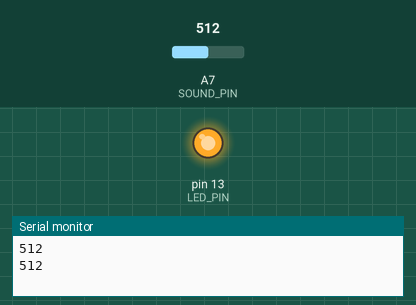
The sketch below on a simulated Arduino Nano, built with avr-gcc and run on an emulated ATmega328P. Shown: output pins drawn as LEDs (lit = HIGH), the last lines printed to the serial monitor. Inputs (shaded band) come from the test bench; at power-on: A7 (SOUND_PIN) = 512.

Above: at 1.8 s.
1.9 s: A7 (SOUND_PIN) set to 7
3.4 s: A7 (SOUND_PIN) set to 4
At 4.6 s:
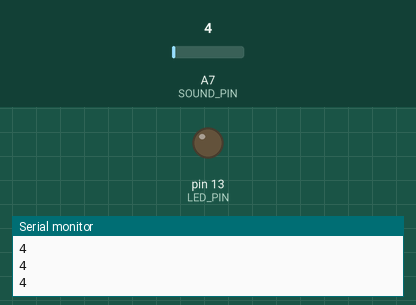
5.5 s: A7 (SOUND_PIN) set to 122
At 5.9 s:
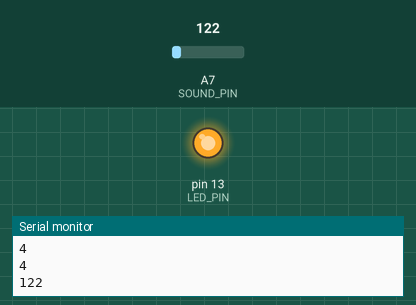
7.0 s: A7 (SOUND_PIN) set to 0
At 8.6 s:
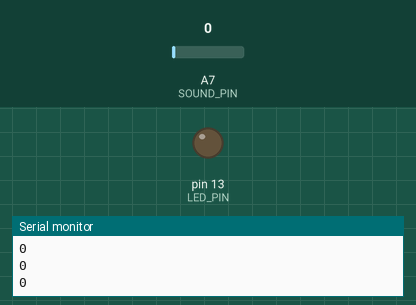
Timing chart, 0 to 10.0 s (numbered marks = the images above; inputs shaded):
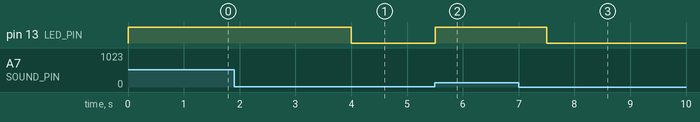

Measured:
- the behaviour switches between 6 and 5 on A7 (SOUND_PIN) (found by bisection; images 0 and 1)
- after the input at 3.4 s, pin 13 (LED_PIN): HIGH → LOW after 0.60 s
- after the input at 5.5 s, pin 13 (LED_PIN): LOW → HIGH at once
- after the input at 7.0 s, pin 13 (LED_PIN): HIGH → LOW after 0.51 s

The sketch:

Project_11_Voice-activated.ino
```cpp
/*
keyestudio Max Development Board
Project11
Voice-activated
http://www.keyestudio.com
*/
const int SOUND_PIN = A7;
const int LED_PIN = 13;
void setup() {
  pinMode(LED_PIN, OUTPUT);
  Serial.begin(9600);
}

void loop() {
  // 读取A7模拟信号
  int value = analogRead(SOUND_PIN);
  // 输出信号值
  Serial.println(value);
  if(value > 5)
  {
    // 大于阈值，则想引脚13输出高电平，LED点亮
    digitalWrite(LED_PIN, HIGH);
    delay(1000);
  }
  else
  {
    // 小于阈值，则想引脚13输出低电平，LED熄灭
    digitalWrite(LED_PIN, LOW);
  }
}
```
